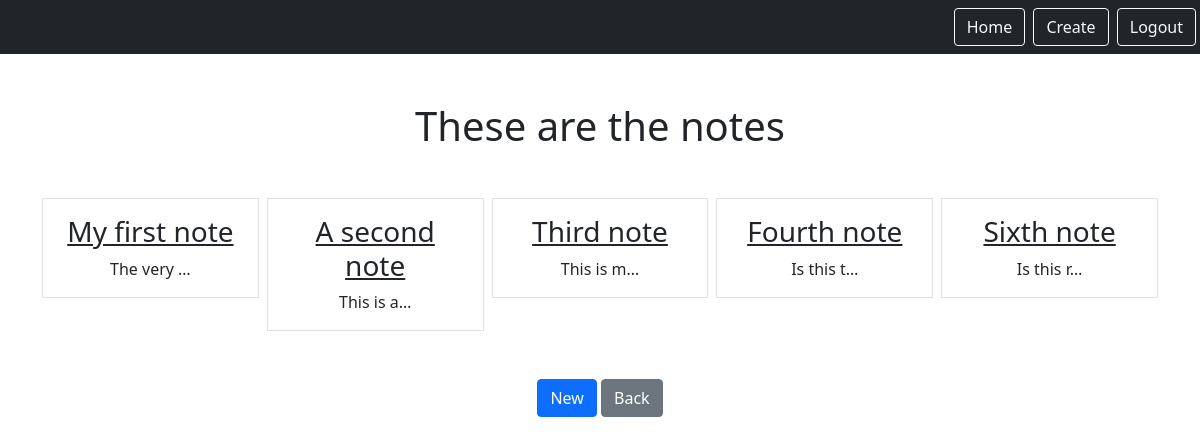
Screenshot of /notes (signed in) with the database file from the repository.
### notes/models.py (models this page shows)
class Notes(models.Model):
    title = models.CharField(max_length=200)
    text = models.TextField()
    created = models.DateTimeField(auto_now_add=True)
    user = models.ForeignKey(User, on_delete=models.CASCADE, related_name="notes")
    class Meta:
        verbose_name_plural = "Notes"

### notes/views.py (the view)
# urls.py: path('notes', views.NotesListView.as_view(), name="notes.list"),
class NotesListView(LoginRequiredMixin,ListView):
    model = Notes
    context_object_name = "notes"
    template_name = "notes/notes_list.html"
    login_url = "/login"
    def get_queryset(self):
        return self.request.user.notes.all()

### notes/templates/notes/notes_list.html
{% extends "base.html" %}
{% block content %}
    <h1 class="my-5">These are the notes</h1>
    <div class="row row-cols3 g-2">
        {% for note in notes %}
        <div class="col">
            <div class="p-3 border">
                <a href="{% url 'notes.detail' pk=note.id %}" class="text-dark text-decoration-non"><h3>{{note.title}}</h3></a>
                {{note.text|truncatechars:10}}
            </div>
        </div>
        {% endfor %}
    </div>
<a href="{% url 'notes.new' %}" class='btn btn-primary my-5'>New</a>
<a href="{% url 'home' %}" class='btn btn-secondary my-5'>Back</a>
{% endblock %}

### rows the page displays
Notes: title "My first note", text "The very …"
Notes: title "A second note", text "This is a…"
Notes: title "Third note", text "This is m…"
Notes: title "Fourth note", text "Is this t…"
Notes: title "Sixth note", text "Is this r…"
